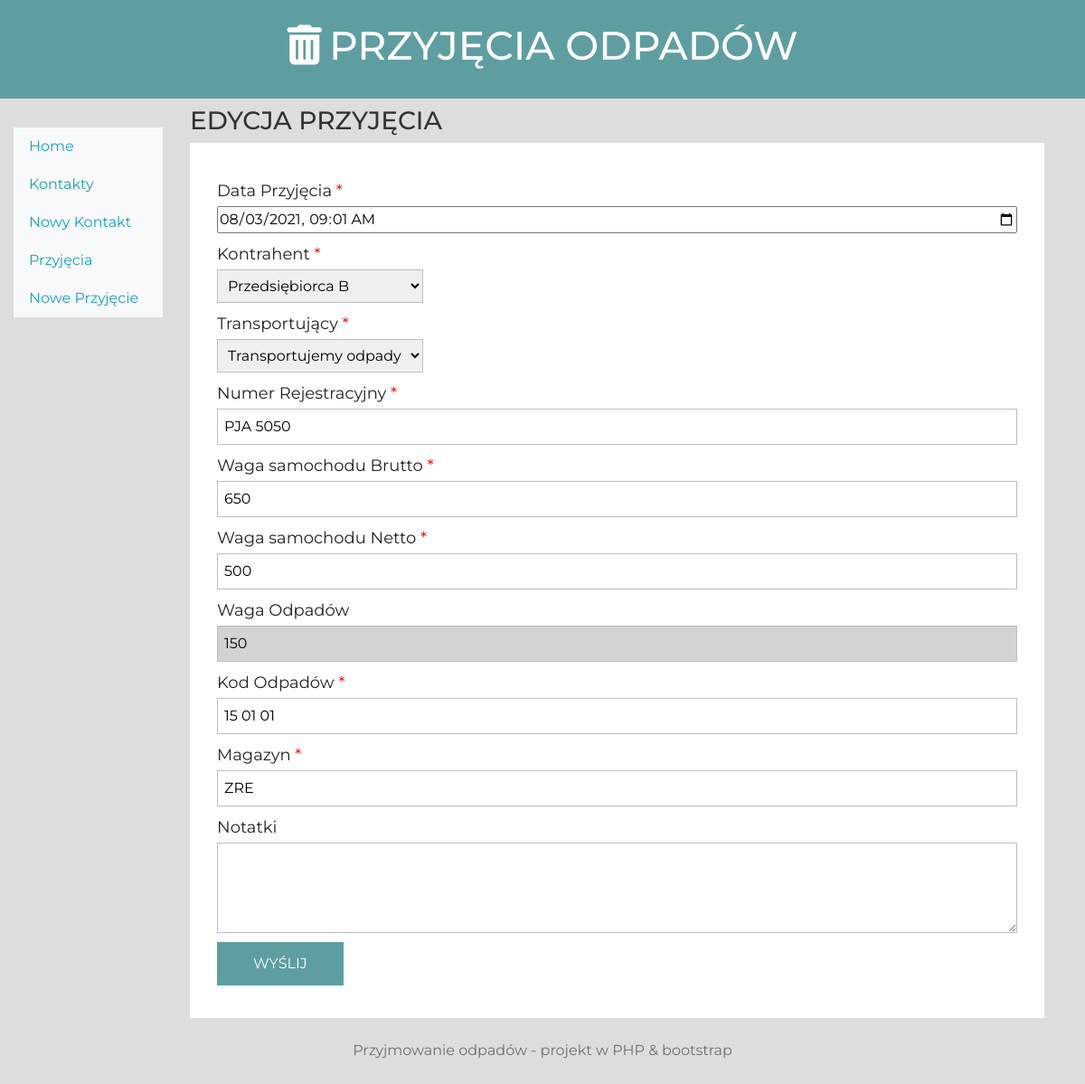
Screenshot of /?module=waste&action=edit&id=17 with the database file from the repository.
### tables this page shows
CREATE TABLE `wastereceive` (
  `id` int(11) NOT NULL,
  `date` datetime NOT NULL,
  `customer_id` int(11) NOT NULL,
  `transporter_id` int(11) NOT NULL,
  `plateNumber` varchar(15) NOT NULL,
  `carWeightBrutto` float NOT NULL,
  `carWeightNetto` float NOT NULL,
  `WasteWeight` float NOT NULL,
  `wasteType` varchar(50) NOT NULL,
  `warehouse` varchar(50) NOT NULL,
  `description` varchar(500) NOT NULL,
  `created` datetime NOT NULL
);

### src/View.php (called while the page is built, shortened)
<?php
class View
{
  public function render(string $page, array $params): void
  {
    $params = $this->escape($params);
    require_once("templates/layout.php");
  }
    private function escape(array $params): array
    {
        $clearParams =[];
        foreach($params as $key => $param){
            switch(true){
              case is_array($param):
                $clearParams[$key] = $this->escape($param);
              break;
              case $param:
                $clearParams[$key] = htmlentities($param);
              break;
              default:
                $clearParams[$key] = $param;
              break;
            }
        }
        return $clearParams;
     }
}

### src/Controller/WasteController.php (called while the page is built, shortened)
<?php
class WasteController extends AbstractController
{
  public function editAction(): void
  {
  $wasteReceive   = $this->getWasteReceive();
 $contactNames = $this->contactModel->getAllContactsName();
    $page = 'wasteReceiveEdit';
    $viewParams = [
       'wasteReceive' => $wasteReceive,
       'contacts' =>  $contactNames
    ];
    $this->view->render($page, $viewParams ?? []);
  }
  private function getwasteReceive(): array
    {
      $wasteReceiveID = (int) $this->request->getParam('id');
          $wasteReceive = $this ->wasteReceiveModel->getwasteReceive((int)$wasteReceiveID);
      return $wasteReceive;
    }
}

### src/Model/AbstractModel.php (called while the page is built, shortened)
<?php
abstract class AbstractModel{
  private function createConnection(array $config): void
  {
    $dsn = "mysql:dbname={$config['database']};host={$config['host']}";
    $this->conn = new PDO(
      $dsn,
      $config['user'],
      $config['password'],
      [
        PDO::ATTR_ERRMODE => PDO::ERRMODE_EXCEPTION
      ]
    );
  }
}

### src/Model/WasteReceiveModel.php (called while the page is built, shortened)
<?php
class WasteReceiveModel extends AbstractModel
{
public function getwasteReceive(int $id):array
{
  try{
    $query = "SELECT wastereceive.id, wastereceive.date, c1.name as customer_id, c2.name as transporter_id,
                      wastereceive.plateNumber, wastereceive.carWeightBrutto, wastereceive.carWeightNetto, wastereceive.warehouse,
                      wastereceive.wasteType, wastereceive.WasteWeight, wastereceive.created, wastereceive.description
    FROM wastereceive, contacts c1, contacts c2
    WHERE wastereceive.id = $id
          and wastereceive.customer_id = c1.id
          and wastereceive.transporter_id = c2.id";
    $result  = $this->conn->query($query);
    $wasteReceive = $result->fetch(PDO::FETCH_ASSOC);
  }catch(Throwable $e){
    throw new StorageException('Nie udało się pobrać przyjecia', 400, $e);
  }
  return $wasteReceive;
}
}

### src/Model/ContactModel.php (called while the page is built, shortened)
<?php
class ContactModel extends AbstractModel
{
    public function getAllContactsName():array
    {
      try {
      $query = "SELECT id, name FROM contacts";
      $result  = $this->conn->query($query);
      $contacts = $result->fetchAll(PDO::FETCH_ASSOC);
      return $contacts;
    }catch(Throwable $e){
      throw new StorageException('Nie udało się pobrać nazw kontaków', 400, $e);
      }
    }
}

### templates/pages/wasteReceiveEdit.php (the view, shortened to what this page needs)
<div>
  <h3> EDYCJA PRZYJĘCIA</h3>
  <div>
<?php if (!empty($params ['wasteReceive'])): ?>
  <?php
     $wasteReceive = $params ['wasteReceive'] ?? null;
     $dateString = $wasteReceive['date'];
     $dateOk = substr($dateString, 0,10) .'T' . substr($dateString, 11,8);
  ?>
    <form class="note-form" action="/?module=waste&action=edit" method="post">
      <ul>
        <li>
          <label>Data Przyjęcia <span class="required">*</span></label>
          <input type="datetime-local" name="datetime" class="field-long" value="<?php echo $dateOk?>" />
        </li>
        <li>
          <label>Kontrahent <span class="required">*</span></label>
            <select name="customer_id">
          <?php
            foreach($params['contacts'] ?? [] as $contact): ?>
                <option name="" value="<?php echo $contact['id']; ?>"
                <?php if($contact['name'] === $wasteReceive['customer_id'] ){
                    echo "selected";
                } ?>
                ><?php echo $contact['name']; ?></option>
          <?php endforeach ; ?>
          </select>
        </li>
        <li>
          <label>Transportujący <span class="required">*</span></label>
            <select name="transporter_id">
           <?php
            foreach($params['contacts'] ?? [] as $contact): ?>
                <option name="" value="<?php echo $contact['id']; ?>"
                    <?php if($contact['name'] === $wasteReceive['transporter_id'] ){
                        echo "selected";
                        }
                    ?>
                ><?php echo $contact['name']; ?></option>
          <?php endforeach ; ?>
          </select>
        </li>
        <li>
          <label>Numer Rejestracyjny <span class="required">*</span></label>
          <input type="text" name="plateNumber" class="field-long" maxlength="15"
          value="<?php echo $wasteReceive['plateNumber'];?>"" />
        </li>
        <li>
          <label>Waga samochodu Brutto <span class="required">*</span></label>
          <input type="number" min="0" step= "0.001" name="carWeightBrutto" class="field-long"
          value="<?php echo $wasteReceive['carWeightBrutto']; ?>"  />
        </li>
        <li>
          <label>Waga samochodu Netto <span class="required">*</span></label>
          <input type="number" min="0" step= "0.001" name="carWeightNetto"class="field-long"
          value="<?php echo $wasteReceive['carWeightNetto']; ?>" />
        </li>
        <li>
          <label>Waga Odpadów</label>
          <input type="number" min="0" step= "0.001" name="wasteWeight"  readonly="" class="field-long readOnly"
          value="<?php echo $wasteReceive['WasteWeight']; ?>" />
        </li>
        <li>
          <label>Kod Odpadów <span class="required">*</span></label>
          <input type="text" name="wasteType" class="field-long" maxlength="50"
          value="<?php echo $wasteReceive['wasteType']; ?>" />
        </li>
        <li>
          <label>Magazyn <span class="required">*</span></label>
          <input type="text" name="warehouse" class="field-long" maxlength="50"
          value="<?php echo $wasteReceive['warehouse']; ?>" />
        </li>
        <li>
          <label>Notatki</label>
          <textarea name="description" id="field5" class="field-long field-textarea"
          maxlength="500"><?php echo $wasteReceive['description']; ?></textarea>
        </li>
        <li>
          <input type="submit" value="Wyślij" id="submit" />
        </li>
      </ul>
    </form>
    <?php else: ?>
        <div> brak danych do wyswietlenia </div>
        <a href ="/"><button> Powrót do listy</button></a>
    <?php endif; ?>
  </div>
</div>

### public/style.css (style rules this page uses)
* { box-sizing: border-box; margin: 0; padding: 0; }
body { font-family: 'Montserrat', sans-serif; color: #333; background-color: #ddd; margin: 0; }
form { background-color: white; padding: 30px 30px 20px 30px; color: #222; }
form li { padding: 0; display: block; list-style: none; margin: 10px 0 0 0; }
form label { margin: 0 0 3px 0; padding: 0px; display: block; color: #222; font-weight: normal; }
form input[type=text], form input[type=date], form input[type=datetime], form input[type=number], form input[type=search], form input[type=time], form input[type=url], form input[type=email], textarea, select { box-sizing: border-box; -webkit-box-sizing: border-box; -moz-box-sizing: border-box; border: 1px solid #BEBEBE; padding: 7px; margin: 0px; outline: none; }
form .field-long { width: 100%; }
form .field-textarea { height: 100px; }
form input[type=submit], form input[type=button] { background: cadetblue; border: none; color: #fff; font-size: 18px; text-transform: uppercase; padding: 12 40px; cursor: pointer; }
form .required { color: red; }
form.note-form li label { font-size: 18px; }
form.note-form input, form.note-form textarea { font-size: 16px; }
input.readOnly { background-color: lightgrey; padding: 8px 1002px; }

### rows the page displays
wastereceive: datetime "08/03/2021 09:01", plateNumber "PJA 5050", carWeightBrutto "650", carWeightNetto "500", wasteWeight "150", wasteType "15 01 01", warehouse "ZRE"

### other values shown
form field customer_id "Przedsiębiorca B"
form field transporter_id "Transportujemy odpady"
